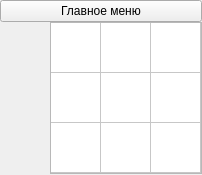
<?xml version="1.0" encoding="UTF-8"?>
<ui version="4.0">
 <class>GameField</class>
 <widget class="QWidget" name="GameField">
  <property name="geometry">
   <rect>
    <x>0</x>
    <y>0</y>
    <width>202</width>
    <height>175</height>
   </rect>
  </property>
  <property name="windowTitle">
   <string>Form</string>
  </property>
  <layout class="QGridLayout" name="gridLayout">
   <property name="leftMargin">
    <number>0</number>
   </property>
   <property name="topMargin">
    <number>0</number>
   </property>
   <property name="rightMargin">
    <number>0</number>
   </property>
   <property name="bottomMargin">
    <number>0</number>
   </property>
   <property name="spacing">
    <number>0</number>
   </property>
   <item row="1" column="1">
    <widget class="Inventory" name="inventory_wgt">
     <property name="sizePolicy">
      <sizepolicy hsizetype="Fixed" vsizetype="Fixed">
       <horstretch>0</horstretch>
       <verstretch>0</verstretch>
      </sizepolicy>
     </property>
     <property name="mouseTracking">
      <bool>true</bool>
     </property>
     <property name="tabletTracking">
      <bool>true</bool>
     </property>
     <property name="acceptDrops">
      <bool>true</bool>
     </property>
     <property name="verticalScrollBarPolicy">
      <enum>Qt::ScrollBarAlwaysOff</enum>
     </property>
     <property name="horizontalScrollBarPolicy">
      <enum>Qt::ScrollBarAlwaysOff</enum>
     </property>
     <property name="sizeAdjustPolicy">
      <enum>QAbstractScrollArea::AdjustToContents</enum>
     </property>
     <property name="editTriggers">
      <set>QAbstractItemView::AnyKeyPressed|QAbstractItemView::EditKeyPressed</set>
     </property>
     <property name="dragEnabled">
      <bool>false</bool>
     </property>
     <property name="dragDropOverwriteMode">
      <bool>true</bool>
     </property>
     <property name="dragDropMode">
      <enum>QAbstractItemView::DragDrop</enum>
     </property>
     <property name="defaultDropAction">
      <enum>Qt::IgnoreAction</enum>
     </property>
     <property name="selectionMode">
      <enum>QAbstractItemView::ExtendedSelection</enum>
     </property>
     <property name="iconSize">
      <size>
       <width>50</width>
       <height>50</height>
      </size>
     </property>
     <property name="rowCount">
      <number>3</number>
     </property>
     <property name="columnCount">
      <number>3</number>
     </property>
     <attribute name="horizontalHeaderVisible">
      <bool>false</bool>
     </attribute>
     <attribute name="horizontalHeaderMinimumSectionSize">
      <number>50</number>
     </attribute>
     <attribute name="horizontalHeaderDefaultSectionSize">
      <number>50</number>
     </attribute>
     <attribute name="horizontalHeaderHighlightSections">
      <bool>true</bool>
     </attribute>
     <attribute name="verticalHeaderVisible">
      <bool>false</bool>
     </attribute>
     <attribute name="verticalHeaderMinimumSectionSize">
      <number>50</number>
     </attribute>
     <attribute name="verticalHeaderDefaultSectionSize">
      <number>50</number>
     </attribute>
     <attribute name="verticalHeaderStretchLastSection">
      <bool>false</bool>
     </attribute>
     <row/>
     <row/>
     <row/>
     <column/>
     <column/>
     <column/>
    </widget>
   </item>
   <item row="0" column="0" colspan="2">
    <widget class="QPushButton" name="main_btn">
     <property name="text">
      <string>Главное меню</string>
     </property>
    </widget>
   </item>
   <item row="1" column="0">
    <widget class="Item" name="item_wgt" native="true">
     <property name="sizePolicy">
      <sizepolicy hsizetype="Fixed" vsizetype="Fixed">
       <horstretch>0</horstretch>
       <verstretch>0</verstretch>
      </sizepolicy>
     </property>
     <property name="minimumSize">
      <size>
       <width>50</width>
       <height>50</height>
      </size>
     </property>
     <property name="maximumSize">
      <size>
       <width>50</width>
       <height>50</height>
      </size>
     </property>
     <property name="mouseTracking">
      <bool>true</bool>
     </property>
     <property name="tabletTracking">
      <bool>true</bool>
     </property>
     <property name="acceptDrops">
      <bool>true</bool>
     </property>
    </widget>
   </item>
  </layout>
 </widget>
 <customwidgets>
  <customwidget>
   <class>Inventory</class>
   <extends>QTableWidget</extends>
   <header>inventory.h</header>
   <container>1</container>
  </customwidget>
  <customwidget>
   <class>Item</class>
   <extends>QWidget</extends>
   <header>item.h</header>
   <container>1</container>
  </customwidget>
 </customwidgets>
 <resources/>
 <connections/>
</ui>
